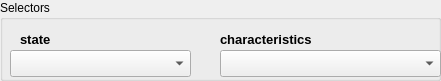
    <widget class="QGroupBox" name="groupStateApplication">
     <property name="geometry">
      <rect>
       <x>20</x>
       <y>40</y>
       <width>441</width>
       <height>81</height>
      </rect>
     </property>
     <property name="title">
      <string>Selectors</string>
     </property>
     <widget class="QLabel" name="label_29">
      <property name="geometry">
       <rect>
        <x>20</x>
        <y>30</y>
        <width>121</width>
        <height>18</height>
       </rect>
      </property>
      <property name="font">
       <font>
        <pointsize>10</pointsize>
        <weight>75</weight>
        <bold>true</bold>
       </font>
      </property>
      <property name="text">
       <string>state</string>
      </property>
     </widget>
     <widget class="QLabel" name="label_28">
      <property name="geometry">
       <rect>
        <x>220</x>
        <y>30</y>
        <width>121</width>
        <height>18</height>
       </rect>
      </property>
      <property name="font">
       <font>
        <pointsize>10</pointsize>
        <weight>75</weight>
        <bold>true</bold>
       </font>
      </property>
      <property name="text">
       <string>characteristics</string>
      </property>
     </widget>
     <widget class="QComboBox" name="comboState">
      <property name="geometry">
       <rect>
        <x>10</x>
        <y>50</y>
        <width>181</width>
        <height>27</height>
       </rect>
      </property>
     </widget>
     <widget class="QComboBox" name="comboApplication">
      <property name="geometry">
       <rect>
        <x>220</x>
        <y>50</y>
        <width>221</width>
        <height>27</height>
       </rect>
      </property>
     </widget>
    </widget>
